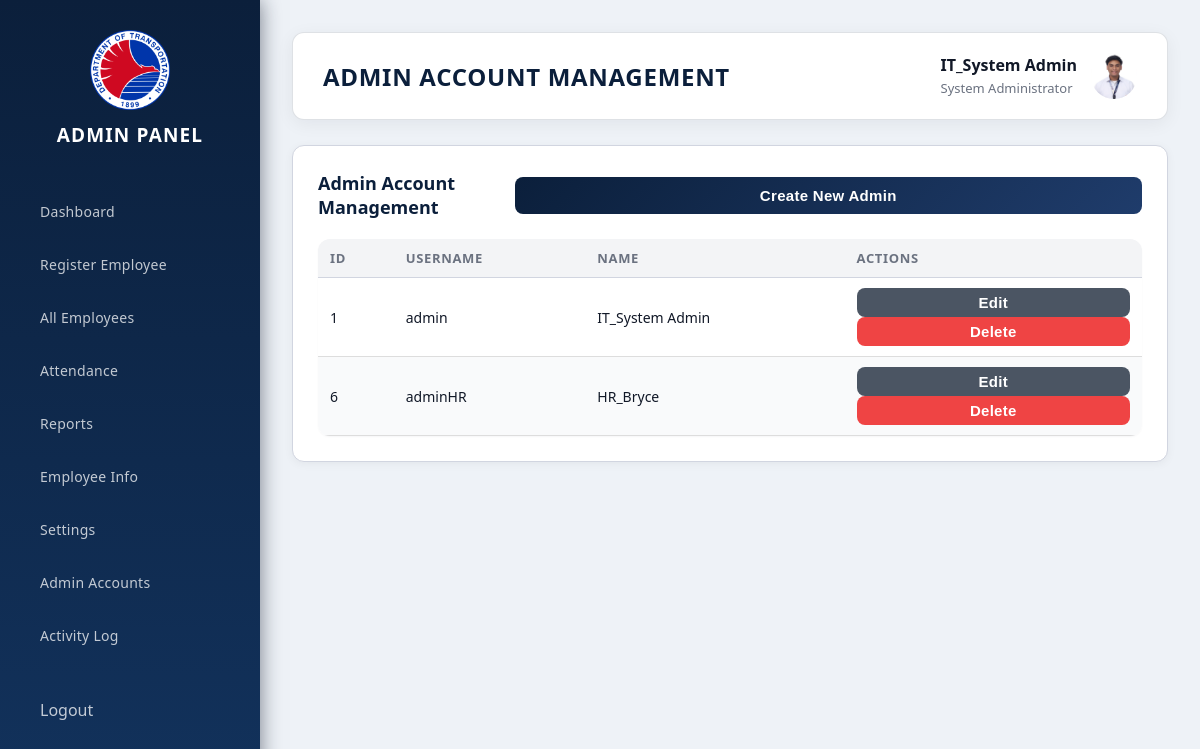
Screenshot of /admin/admins (signed in) with the database file from the repository.
### tables this page shows
CREATE TABLE settings (
    id INTEGER PRIMARY KEY AUTOINCREMENT,
    setting_key TEXT UNIQUE NOT NULL,
    setting_value TEXT NOT NULL,
    description TEXT,
    updated_at TIMESTAMP DEFAULT CURRENT_TIMESTAMP
);

CREATE TABLE admin (
    id INTEGER PRIMARY KEY AUTOINCREMENT,
    username TEXT UNIQUE NOT NULL,
    password TEXT NOT NULL,
    name TEXT NOT NULL
, photo_path TEXT);

### blueprints/admin.py (the view)
@admin_bp.route("/admins")
@admin_required
def manage_admins():
    try:
        from db import get_db
        from utils.db_helpers import execute_query_safe
        db = get_db()
        admins = execute_query_safe(
            db,
            "SELECT id, username, name FROM admin ORDER BY id",
            fetch_all=True
        )
        logger.info(f"Admin management page accessed by: {session.get('admin_name')}")
        return render_template("admin/admins.html", admins=admins or [])
    except Exception as e:
        logger.error(f"Error loading admin management page: {str(e)}", exc_info=True)
        return render_template("admin/admins.html", admins=[], error=str(e))

### app.py (called while the page is built)
@app.teardown_appcontext
def teardown_db(exception):
    close_db(exception)

@app.context_processor
def inject_organization_logo():
    try:
        from db import get_db
        db = get_db()
        cur = db.cursor()
        cur.execute("SELECT setting_value FROM settings WHERE setting_key = ?", ("organization_logo",))
        row = cur.fetchone()
        value = row["setting_value"] if row else None
        return {"organization_logo": value or DEFAULT_LOGO_FILENAME}
    except Exception:
        return {"organization_logo": DEFAULT_LOGO_FILENAME}

@app.after_request
def hide_server_header(response):
    response.headers['Server'] = 'SecureServer'
    return response

### blueprints/admin.py (called while the page is built)
def admin_required(f):
    @wraps(f)
    def wrapper(*args, **kwargs):
        if not session.get("admin_logged_in"):
            logger.warning("Unauthorized access attempt to admin route")
            return redirect(url_for("auth.admin_login"))
        return f(*args, **kwargs)
    return wrapper

### utils/db_helpers.py (called while the page is built, shortened)
def execute_query_safe(db, query, params=None, fetch_one=False, fetch_all=False):
    retries = 0
    last_exception = None
    while retries < MAX_QUERY_RETRIES:
        try:
            cur = db.cursor()
            if params:
                cur.execute(query, params)
            else:
                cur.execute(query)
            if fetch_one:
                return cur.fetchone()
            elif fetch_all:
                return cur.fetchall()
            else:
                return cur
        except Exception as e:
            logger.error(f"Query execution error: {str(e)}", exc_info=True)
            raise
    if last_exception:
        raise last_exception
    raise sqlite3.OperationalError("Query execution failed after retries")

### templates/admin/admins.html (shortened to what this page needs)
{% extends "admin/base.html" %}
{% block title %}Admin Account Management{% endblock %}
{% block content %}
<div class="section active">
  <div class="card">
    <div class="card-title" style="display: flex; justify-content: space-between; align-items: center;">
      <span>Admin Account Management</span>
      <button onclick="openCreateModal()" class="btn-primary" style="padding: 10px 20px;">Create New Admin</button>
    </div>
    {% if admins %}
    <table class="table" style="margin-top: 20px;">
      <thead>
        <tr>
          <th>ID</th>
          <th>Username</th>
          <th>Name</th>
          <th>Actions</th>
        </tr>
      </thead>
      <tbody>
        {% for admin in admins %}
        <tr id="admin-row-{{ admin.id }}">
          <td>{{ admin.id }}</td>
          <td>{{ admin.username }}</td>
          <td>{{ admin.name or 'N/A' }}</td>
          <td>
            <button type="button" class="btn-secondary btn-edit-admin" style="padding: 6px 12px; margin-right: 5px;" data-admin-id="{{ admin.id }}">Edit</button>
            <button type="button" class="btn-danger btn-delete-admin" style="padding: 6px 12px;" data-admin-id="{{ admin.id }}" data-admin-username="{{ (admin.username or '')|e }}">Delete</button>
          </td>
        </tr>
        {% endfor %}
      </tbody>
    </table>
    {% else %}
    <p style="margin-top: 20px; color: #6b7280; text-align: center; padding: 40px;">
      No admin accounts found.
    </p>
    {% endif %}
  </div>
</div>
{% endblock %}

### templates/admin/base.html (shortened to what this page needs)
<!DOCTYPE html>
<html lang="en">
<head>
  <link rel="stylesheet" href="{{ url_for('static', filename='admin.css') }}">
</head>
<body>
<div class="sidebar">
  <div class="logo">
    <img src="{{ url_for('static', filename=organization_logo) }}"
         alt="Department of Transportation Logo"
         class="logo-img">
    <div class="logo-text">Admin Panel</div>
  </div>
  <ul class="nav-menu">
    <li><a href="{{ url_for('admin.dashboard') }}" class="nav-link">Dashboard</a></li>
    <li><a href="{{ url_for('admin.register') }}" class="nav-link">Register Employee</a></li>
    <li><a href="{{ url_for('admin.employees') }}" class="nav-link">All Employees</a></li>
    <li><a href="{{ url_for('admin.attendance') }}" class="nav-link">Attendance</a></li>
    <li><a href="{{ url_for('admin.reports') }}" class="nav-link">Reports</a></li>
    <li><a href="{{ url_for('admin.employee_info') }}" class="nav-link">Employee Info</a></li>
    <li><a href="{{ url_for('admin.settings') }}" class="nav-link">Settings</a></li>
    <li><a href="{{ url_for('admin.manage_admins') }}" class="nav-link">Admin Accounts</a></li>
    <li><a href="{{ url_for('admin.audit_log') }}" class="nav-link">Activity Log</a></li>
  </ul>
  <div class="logout-box">
    <a href="{{ url_for('auth.admin_logout') }}" class="logout-btn">Logout</a>
  </div>
</div>
<div class="main">
  <div class="topbar">
    <div class="page-title">{% block title %}{% endblock %}</div>
    <div class="admin-profile">
      <div class="admin-info">
        <strong>{{ session.get('admin_name') or 'DOTR Admin' }}</strong>
        <small>System Administrator</small>
      </div>
      {% if session.get('admin_photo_path') %}
      <img src="{{ url_for('static', filename=session.get('admin_photo_path')) }}" alt="Profile" class="admin-avatar-img" style="width: 46px; height: 46px; border-radius: 50%; object-fit: cover;">
      {% else %}
      <div class="admin-avatar">{{ (session.get('admin_name') or 'DOTR')[0:4] }}</div>
      {% endif %}
    </div>
  </div>
  {% block content %}{% endblock %}
</div>
</body>
</html>

### static/admin.css (style rules this page uses)
* { margin:0;padding:0;box-sizing:border-box }
body { font-family:Segoe UI,Roboto,sans-serif;background:#f5f7fa }
.sidebar { position:fixed;left:0;top:0;width:260px;height:100vh; background:linear-gradient(180deg,#1a1a2e,#16213e); padding:30px 20px;color:#fff }
.logo { text-align:center;margin-bottom:40px }
.logo-img { width:80px; height:auto; display:block; margin:0 auto 12px; object-fit:contain }
.logo-text { font-size:20px;font-weight:700 }
.nav-menu { list-style:none }
.nav-link { display:flex;gap:15px;align-items:center; padding:14px 20px;margin-bottom:6px; border-radius:10px;color:rgba(255,255,255,.75); text-decoration:none;transition:.3s }
.main { margin-left:260px;padding:30px }
.topbar { background:#fff;border-radius:14px; padding:20px 30px;display:flex; justify-content:space-between;align-items:center; box-shadow:0 2px 10px rgba(0,0,0,.05) }
.page-title { font-size:28px;font-weight:700 }
.admin-profile { display:flex;align-items:center;gap:14px }
.admin-info strong { display:block }
.admin-info small { color:#6b7280;font-size:13px }
.card { background:#fff;margin-top:25px; padding:25px;border-radius:14px; box-shadow:0 2px 10px rgba(0,0,0,.05) }
.card-title { font-size:20px;font-weight:600;margin-bottom:15px }
.section { display:none }
.section.active { display:block;animation:fade .3s }
input,select,button { padding:12px;border-radius:8px;border:1px solid #ccc; font-size:15px;width:100% }
button { background:linear-gradient(135deg,#667eea,#764ba2); color:#fff;border:none;cursor:pointer }
.table { width:100%;border-collapse:collapse }
.table th,.table td { padding:12px;border-bottom:1px solid #ddd;text-align:left }
.btn-secondary { background:#6b7280; color:#fff; padding:12px 20px; border-radius:8px; border:none; cursor:pointer; font-size:15px; transition:all .3s }
.logout-box { margin-top: auto; padding-top: 20px; }
.logout-btn { display: flex; gap: 15px; align-items: center; padding: 14px 20px; border-radius: 10px; color: rgba(255,255,255,.75); text-decoration: none; transition: .3s; font-weight: 500; }
:root { --gov-navy:#0b1f3b; --gov-navy-light:#12325c; --gov-accent-red:#b91c1c; --gov-accent-gold:#c9921e; --gov-bg:#eef2f7; --gov-card-bg:#ffffff; --gov-border:#d1d5e0; --gov-text:#111827; --gov-muted:#6b7280; --gov-radius:12px; }
body { font-family:"Segoe UI",system-ui,-apple-system,BlinkMacSystemFont,sans-serif; background:var(--gov-bg); color:var(--gov-text); }
.sidebar { background:linear-gradient(180deg,var(--gov-navy),var(--gov-navy-light)); box-shadow:0 0 20px rgba(15,23,42,.55); }
.logo-text { font-size:19px; letter-spacing:.06em; text-transform:uppercase; }
.nav-menu { margin-top:10px; }
.nav-link { font-size:14px; letter-spacing:.02em; }
.main { margin-left:260px; padding:32px 32px 40px; }
.topbar { background:var(--gov-card-bg); border-radius:var(--gov-radius); border:1px solid rgba(209,213,219,.7); box-shadow:0 4px 18px rgba(15,23,42,.06); }
.page-title { font-size:24px; font-weight:700; letter-spacing:.03em; text-transform:uppercase; color:var(--gov-navy); }
.admin-info strong { font-weight:600; color:var(--gov-text); }
.admin-info small { color:var(--gov-muted); }
.card { border-radius:var(--gov-radius); border:1px solid var(--gov-border); background:var(--gov-card-bg); }
.card-title { display:flex; align-items:center; justify-content:space-between; font-size:18px; font-weight:600; color:var(--gov-navy); }
.table { border-collapse:separate; border-spacing:0; background:#ffffff; border-radius:var(--gov-radius); overflow:hidden; box-shadow:0 1px 2px rgba(15,23,42,.04); }
.table thead th { background:#f3f4f6; font-size:13px; text-transform:uppercase; letter-spacing:.05em; color:var(--gov-muted); border-bottom:1px solid var(--gov-border); }
.table tbody tr:nth-child(even) { background:#f9fafb; }
.table th, .table td { padding:10px 12px; font-size:14px; }
button { background:linear-gradient(135deg,var(--gov-navy),#1f3c6b); border-radius:8px; font-weight:600; letter-spacing:.02em; }
.btn-secondary { background:#4b5563; }

### templates/admin/base.html (style rules this page uses)
.nav-link { cursor: pointer; user-select: none; -webkit-user-select: none; pointer-events: auto !important; }
body:not(.loading) { opacity: 1 !important; }
.nav-link { transition: opacity 0.1s ease, background 0.2s ease; }
.main { will-change: contents; }
.nav-link { contain: layout style paint; }

### templates/admin/admins.html (style rules this page uses)
.btn-danger { background: #ef4444; color: white; border: none; border-radius: 8px; cursor: pointer; transition: background 0.3s; }

### rows the page displays
settings: setting_value (picture)
admin: name "IT_System Admin", id "1", username "admin"
admin: id "6", username "adminHR", name "HR_Bryce"
